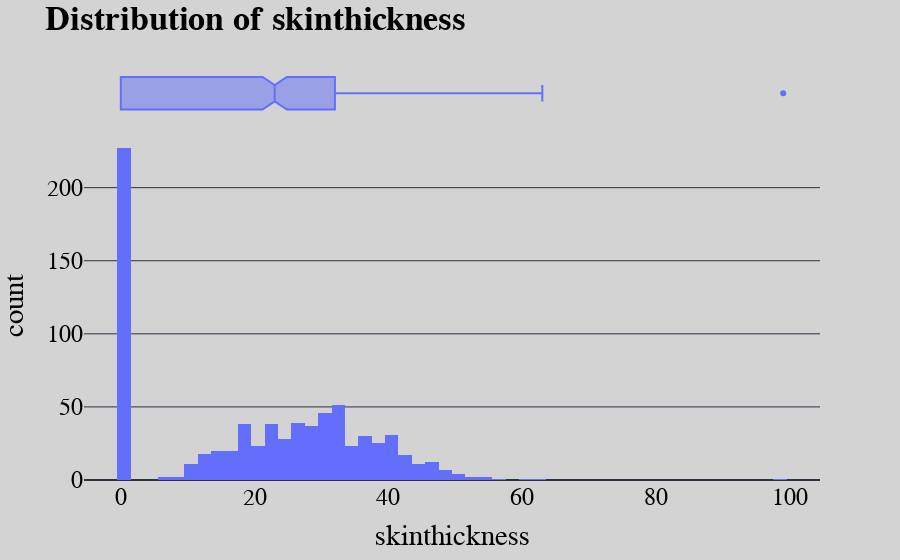

The notebook cell saved with this chart:
### Code cell
plot_hist('skinthickness')
skin_insulin_nulls = data[(data.skinthickness == 0) & (data.insulin == 0)].shape[0]
skin_nulls = data[data.skinthickness == 0].shape[0]
print(f'The number of zero values of the skinthickness attribute: {skin_nulls}')
print(f'The number of zero values of skinthickness and insulin attributes at the same time: {skin_insulin_nulls}')

### Figure 1 — Plotly figure (JSON) as saved in the notebook; plotly's stock layout.template omitted (floating-point values rounded to 4 significant figures; data arrays with more than 128 entries replaced by an {"elided": "..."} marker saying what was removed)
{"data": [{"alignmentgroup": "True", "bingroup": "x", "hovertemplate": "skinthickness=%{x}<br>count=%{y}<extra></extra>", "legendgroup": "", "marker": {"color": "#636efa", "pattern": {"shape": ""}}, "name": "", "nbinsx": 51, "offsetgroup": "", "orientation": "v", "showlegend": false, "type": "histogram", "x": {"elided": "768 int values"}, "xaxis": "x", "yaxis": "y"}, {"alignmentgroup": "True", "hovertemplate": "skinthickness=%{x}<extra></extra>", "legendgroup": "", "marker": {"color": "#636efa"}, "name": "", "notched": true, "offsetgroup": "", "showlegend": false, "type": "box", "x": {"elided": "768 int values"}, "xaxis": "x2", "yaxis": "y2"}], "layout": {"barmode": "relative", "font": {"color": "black", "family": "San Serif", "size": 24}, "legend": {"tracegroupgap": 0}, "margin": {"t": 60}, "paper_bgcolor": "lightgray", "plot_bgcolor": "lightgray", "title": {"text": "<b>Distribution of skinthickness<b>"}, "xaxis": {"anchor": "y", "domain": [0, 1], "showgrid": false, "title": {"text": "skinthickness"}, "zeroline": false}, "xaxis2": {"anchor": "y2", "domain": [0, 1], "matches": "x", "showgrid": false, "showticklabels": false, "zeroline": false}, "yaxis": {"anchor": "x", "domain": [0, 0.8316], "title": {"text": "count"}}, "yaxis2": {"anchor": "x2", "domain": [0.8416, 1], "matches": "y2", "showgrid": false, "showline": false, "showticklabels": false, "ticks": ""}}}
